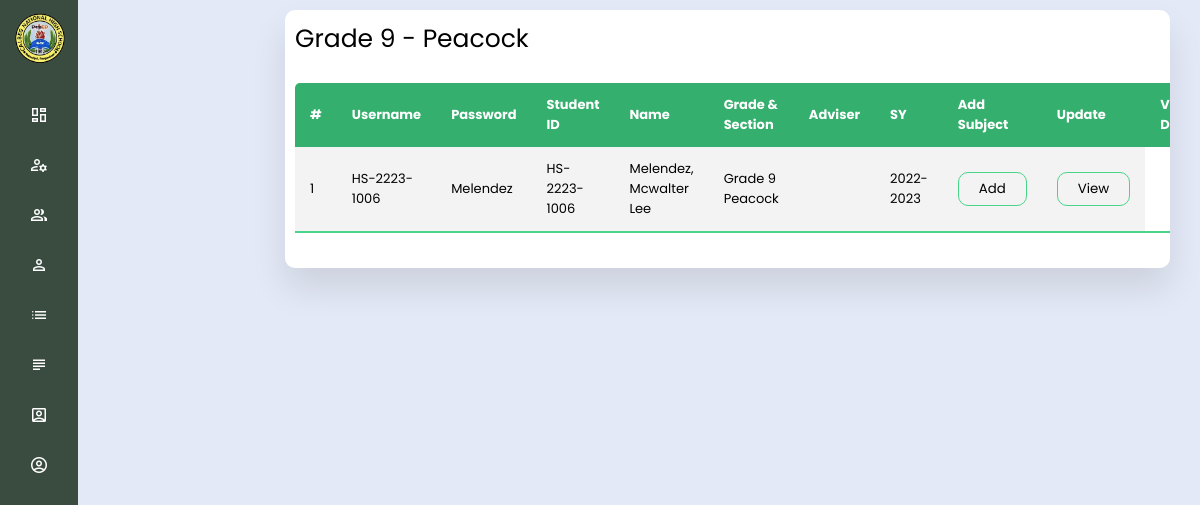
Page /superAdmin/g92.php on the committed database.
### tables this page shows
CREATE TABLE `tblstudent` (
  `id` int(11) NOT NULL,
  `user_name` varchar(20) NOT NULL,
  `password` varchar(20) NOT NULL,
  `studentid` varchar(20) NOT NULL,
  `name` varchar(20) NOT NULL,
  `mname` varchar(20) NOT NULL,
  `lname` varchar(20) NOT NULL,
  `extname` varchar(5) NOT NULL,
  `gender` varchar(10) NOT NULL,
  `cstatus` varchar(50) NOT NULL,
  `bday` varchar(20) NOT NULL,
  `age` varchar(50) NOT NULL,
  `nationality` varchar(50) NOT NULL,
  `religion` varchar(50) NOT NULL,
  `contact` varchar(20) NOT NULL,
  `address` varchar(50) NOT NULL,
  `email` varchar(50) NOT NULL,
  `sstatus` varchar(10) NOT NULL,
  `grade` varchar(25) NOT NULL,
  `adviser` varchar(50) NOT NULL,
  `sy` varchar(15) NOT NULL
);

### superAdmin/g92.php (the view, shortened to what this page needs)
<?php
  include "../includes/database.php";
?>
<!DOCTYPE html>
<html lang="en">
<head>
    <link rel="stylesheet" href="../assets/css/navContainer.css">
    <link rel="stylesheet" href="../assets/css/style2.css">
    <link rel="stylesheet" href="../assets/css/style3.css">
    <link rel="stylesheet" href="../assets/css/swiper-bundle.min.css" />
</head>
<body>
  <?php include 'includes/sideMenu.php';?>
  <section class="home">
  <section class="historyLog">
    <div class="history-list">
    <span class="allTeacher">Grade 9 - Peacock</span>
        <table class="table">
            <thead>
                <thead>
                    <tr>
                        <th>#</th>
                        <th>Username</th>
                        <th>Password</th>
                        <th>Student ID</th>
                        <th>Name</th>
                        <th>Grade & Section</th>
                        <th>Adviser</th>
                        <th>SY</th>
                        <th>Add Subject</th>
                        <th>Update</th>
                        <th>View Details</th>
                    </tr>
                </thead>
                <tbody>
                    <?php
                        $ret=mysqli_query($conn,"SELECT * from tblstudent where grade = 'Grade 9 Peacock'");
                        $cnt=1;
                        while ($row=mysqli_fetch_array($ret)) {
                    ?>
                    <tr>
                    <td data-label="#"><?php echo $cnt;?></td>
                        <td data-label="Username"><?php  echo $row['user_name'];?></td>
                        <td data-label="Email"><?php  echo $row['password'];?></td>
                        <td data-label="Student ID"><?php  echo $row['studentid'];?></td>
                        <td data-label="Name" class=""><?php  echo $row['lname'],', '; echo $row['name'],' ';echo $row['mname']?></td>
                        <td data-label="Title"><?php  echo $row['grade'];?></td>
                        <td data-label="Adviser"><?php  echo $row['adviser'];?></td>
                        <td data-label="SY"><?php  echo $row['sy'];?></td>
                        <form action="../superAdmin/subjs.php" method="POST">
                            <td data-label="Add Subject"><button type="submit" name="view" >Add</button></td>
                        </form>
                        <form action="../superAdmin/updatestudent.php" method="POST">
                            <td data-label="View Details"><button type="submit" name="view" >View</button></td>
                        </form>
                    </tr>
                    <?php
                    $cnt=$cnt+1;
                    }?>
            </tbody>
        </table>
    </div>
</section>
  </section>
</body>
</html>

### assets/css/navContainer.css (style rules this page uses)
* { margin: 0; padding: 0; box-sizing: border-box; font-family: 'Poppins', sans-serif; }
body { background: #E4E9F7; }
.allTeacher { font-size: 25px; }

### assets/css/style2.css (style rules this page uses)
.home { position: absolute; top: 0; top: 0; left: 250px; height: 100%; padding-left: 5px; width: calc(100% - 250px); background-color: var(--body-color); transition: var(--tran-05); }

### assets/css/style3.css (style rules this page uses)
.historyLog { padding: 0 30px; }
.history-list { width: 100%; padding: 10px; margin-top: 10px; background: #fff; border-radius: 10px; overflow-x: auto; box-shadow: 0 20px 35px rgba(0, 0, 0, 0.1); }
.table { border-collapse: collapse; margin: 25px 0; font-size: 15px; min-width: 100%; overflow: hidden; border-radius: 5px 5px 0 0; }
table thead tr { color: #fff; background: #34AF6D; text-align: left; font-weight: bold; font-size: small; width: 100%; }
.table th, .table td { padding: 12px 15px; }
.table tbody tr { border-bottom: 1px solid #ddd; font-size: small; }
.table tbody tr:nth-of-type(odd) { background: #f3f3f3; }
.table tbody tr:last-of-type { border-bottom: 2px solid #4AD489; }
.table button { padding: 6px 20px; border-radius: 10px; cursor: pointer; background: transparent; border: 1px solid #4AD489; }

### rows in the picture
tblstudent: user_name "HS-2223-1006", password "Melendez", studentid "HS-2223-1006", lname "Melendez", name "Mcwalter", mname "Lee", grade "Grade 9 Peacock", sy "2022-2023"
